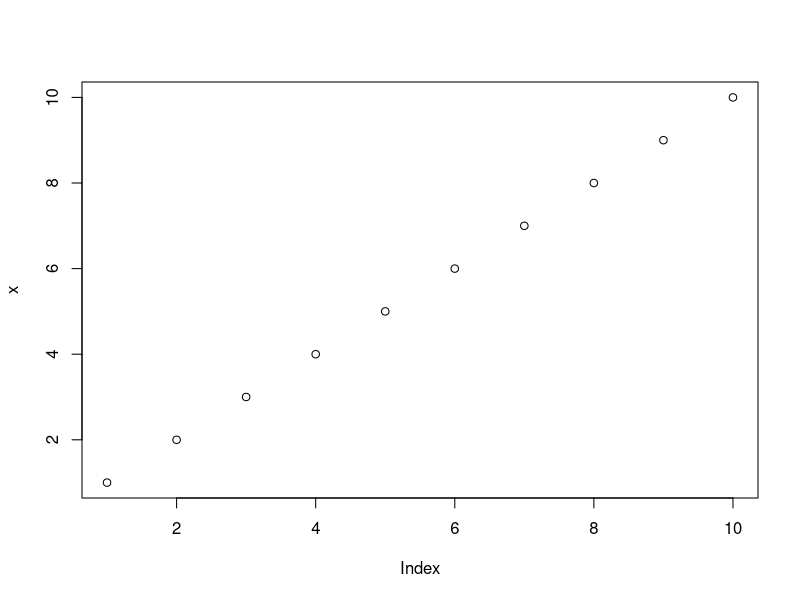
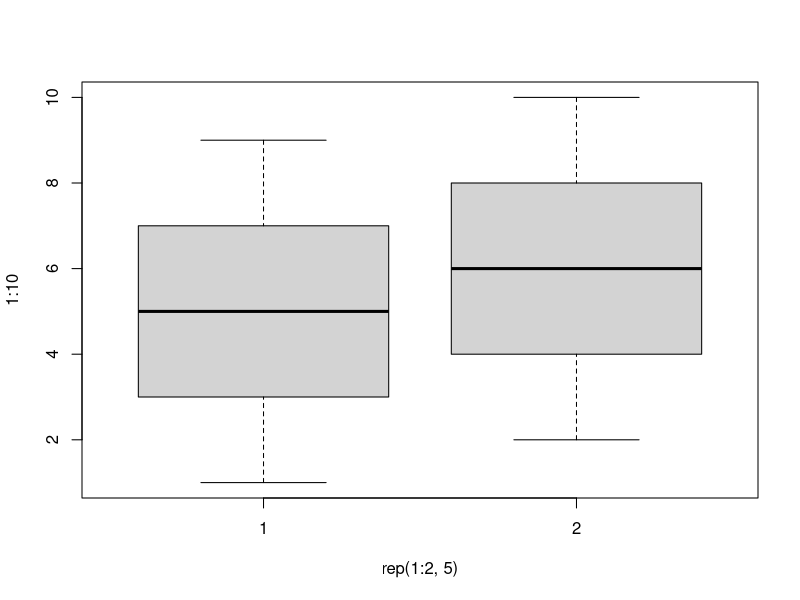
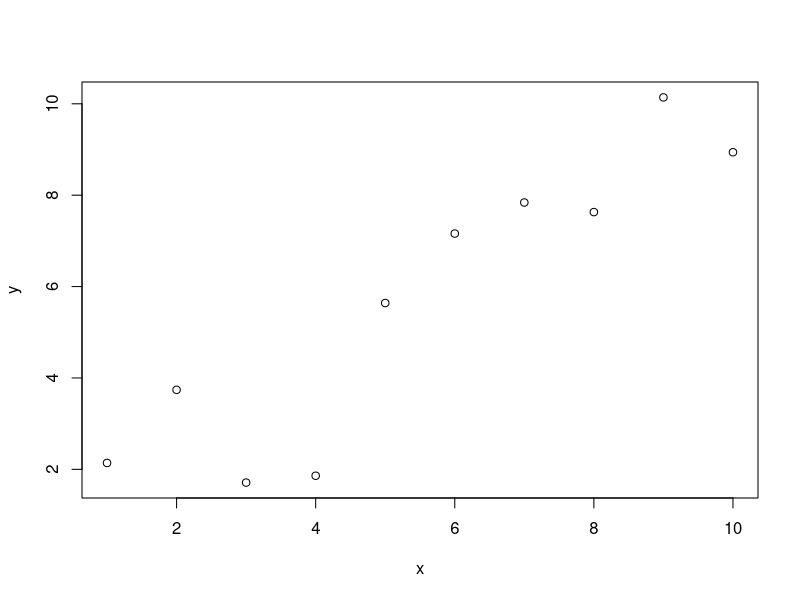
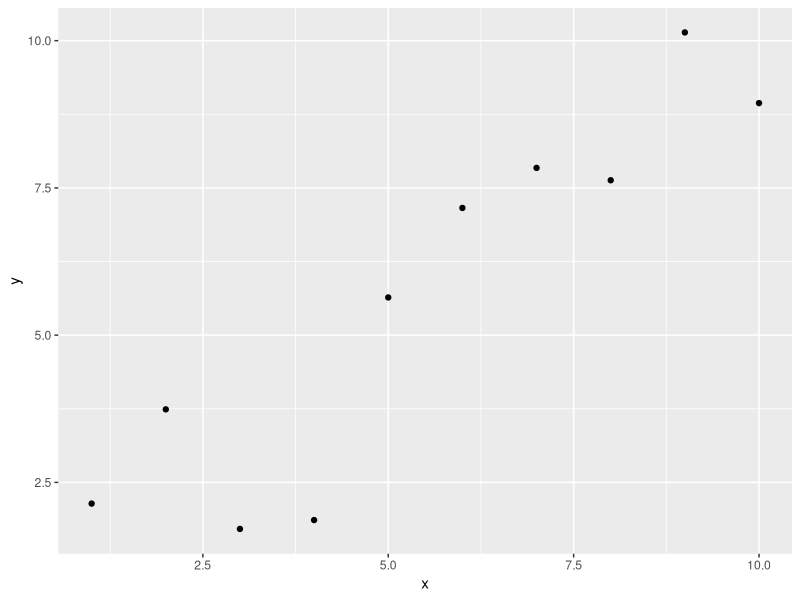
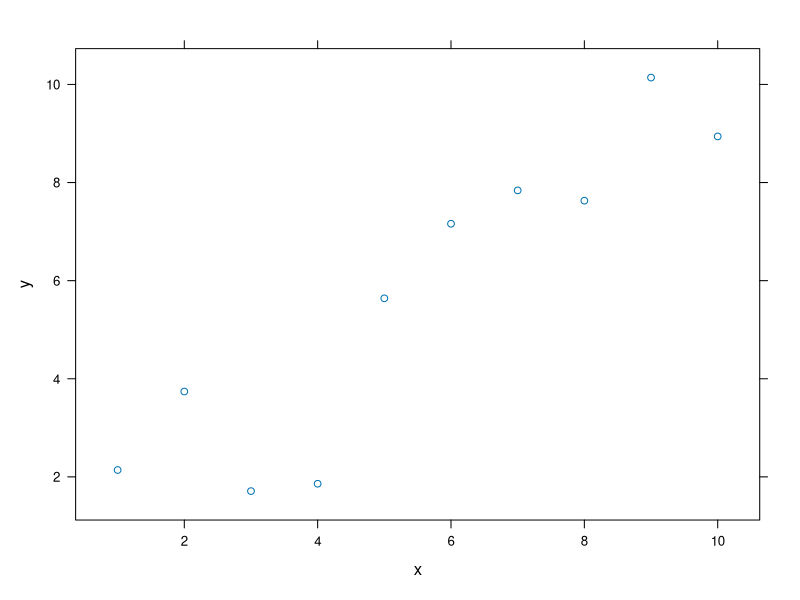
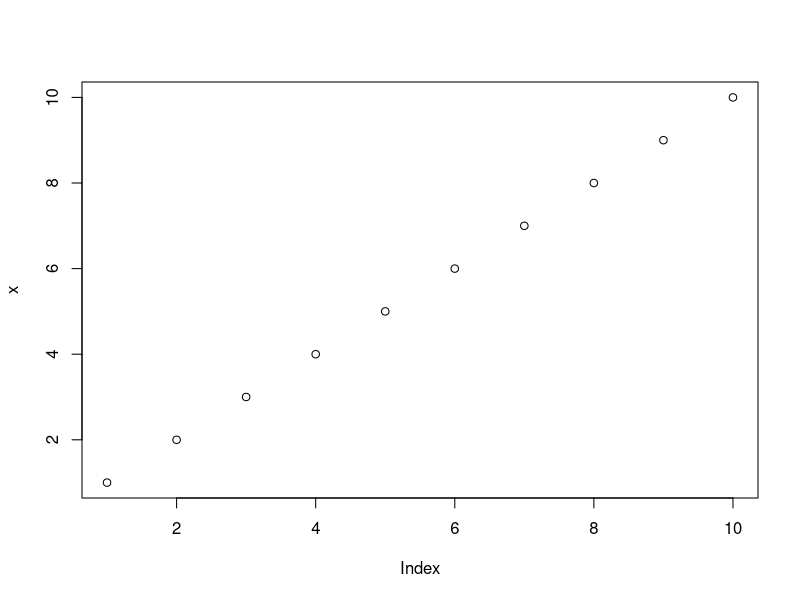

Source code (R) for these figures, in order:
## ---- chunk 1
knitr::opts_chunk$set(echo = TRUE)
## ---- chunk 2
library(ggplot2)
library(lattice)
library(knitr)
## ---- chunk 3
x <- 1:10
y <- round(rnorm(10, x, 1), 2)
df <- data.frame(x, y)
df
## ---- chunk 4
str(df)
## ---- chunk 5
plot(x)
## ---- chunk 6
boxplot(1:10 ~ rep(1:2,5))
plot(x, y)
## ---- chunk 7
qplot(x, y, data = df)
## ---- chunk 8
xyplot(y ~ x)
## ---- chunk 9
cat("x | y", "--- | ---", sep="\n")
cat(apply(df, 1, function(X) paste(X, collapse=" | ")), sep = "\n")
## ---- chunk 10
plot(x)
